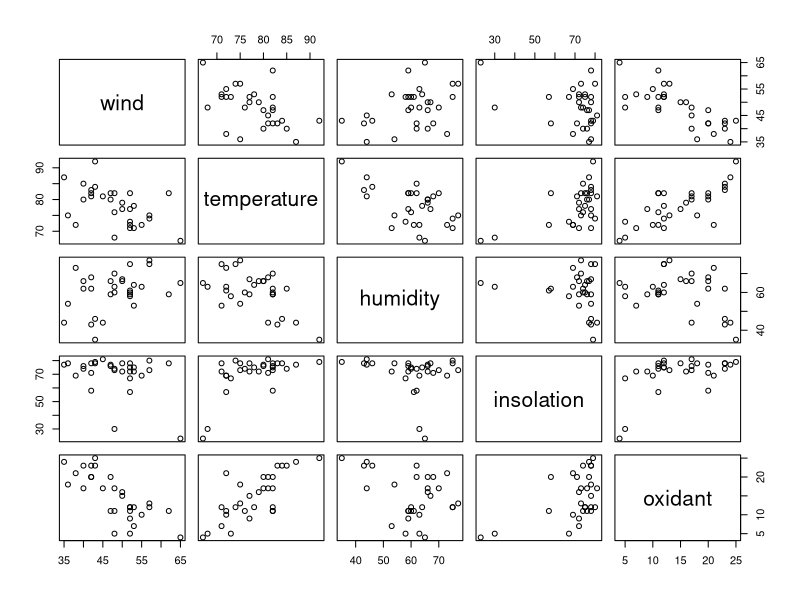
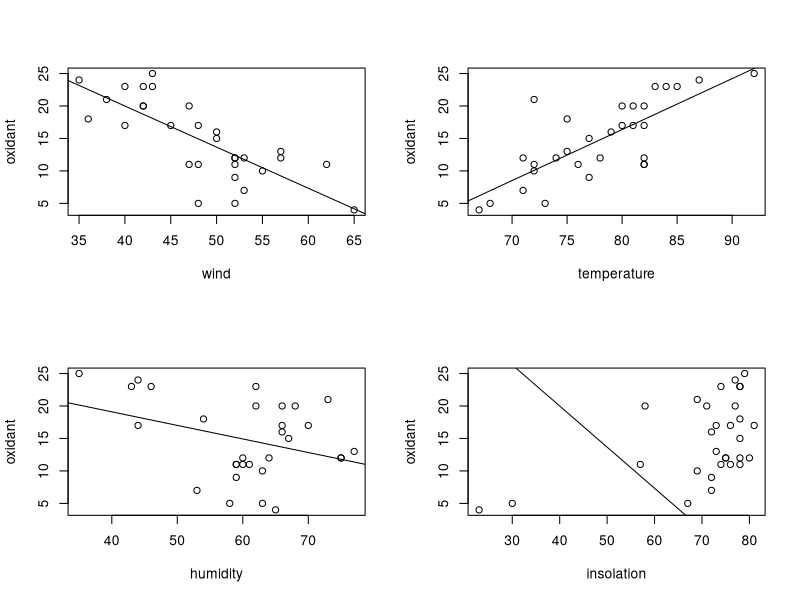
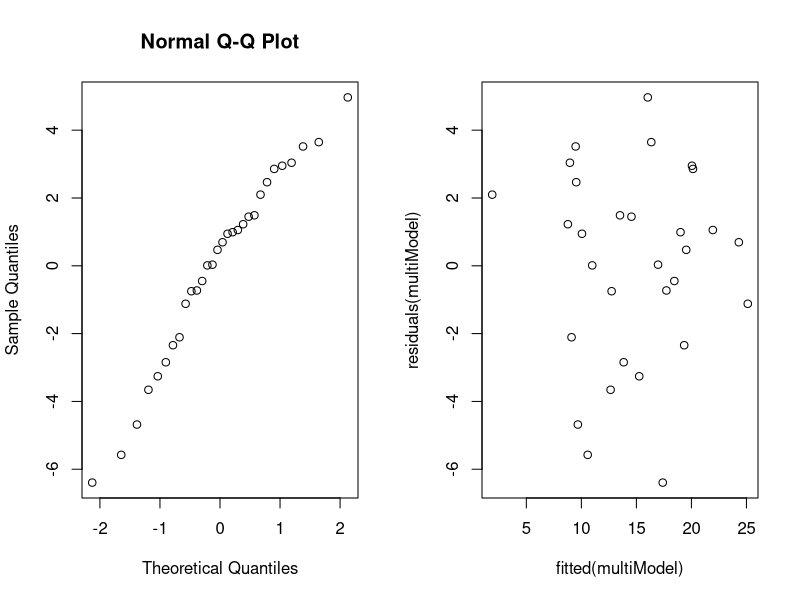
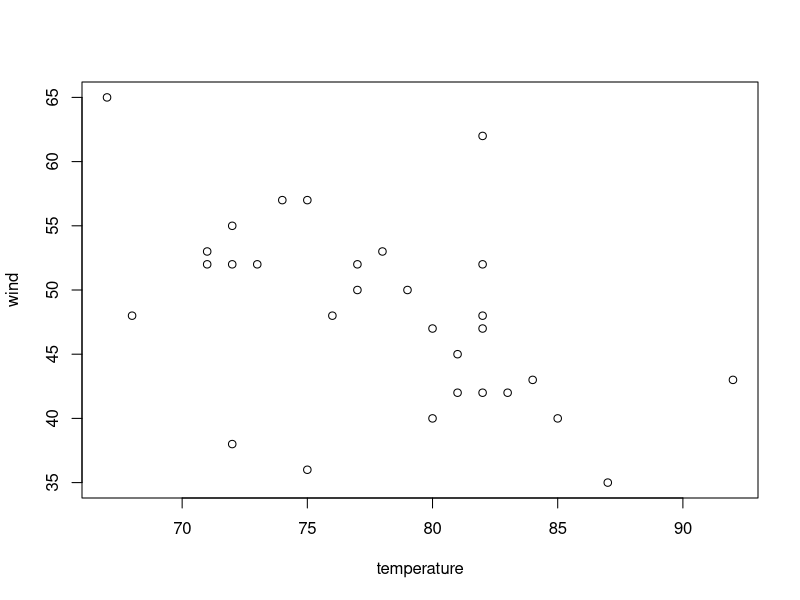

These charts were generated, in order, by the following R code:
## ---- chunk 1
knitr::opts_chunk$set(echo = TRUE)
## ---- chunk 2
airPollution = read.table("./data/airpollution.txt", header = TRUE)
pairs(~ wind + temperature + humidity + insolation + oxidant, data = airPollution)
## ---- chunk 3
model1 = lm(oxidant ~ wind, data = airPollution)
model2 = lm(oxidant ~ temperature, data = airPollution)
model3 = lm(oxidant ~ humidity, data = airPollution)
model4 = lm(oxidant ~ insolation, data = airPollution)

par(mfrow=c(2,2))
plot(oxidant ~ wind, data = airPollution); abline(model1)
plot(oxidant ~ temperature, data = airPollution); abline(model2)
plot(oxidant ~ humidity, data = airPollution); abline(model3)
plot(oxidant ~ insolation, data = airPollution); abline(model1)

sum1 = summary(model1)
sum2 = summary(model2)
sum3 = summary(model3)
sum4 = summary(model4)
## ---- chunk 4
stepUpModel1 = lm(oxidant ~ wind + temperature, data = airPollution)
stepUpSum1 = summary(stepUpModel1)
stepUpModel = lm(oxidant ~ wind + humidity, data = airPollution)
stepUpSum2 = summary(stepUpModel)
stepUpModel = lm(oxidant ~ wind + insolation, data = airPollution)
stepUpSum3 = summary(stepUpModel)
## ---- chunk 5
stepUpModel = lm(oxidant ~ wind + temperature + humidity, data = airPollution)
stepUpSum4 = summary(stepUpModel)
stepUpModel = lm(oxidant ~ wind + temperature + insolation, data = airPollution)
stepUpSum5 = summary(stepUpModel)
## ---- chunk 6
multiModel = lm(oxidant ~ wind + temperature + humidity + insolation, data = airPollution)
multiSum = summary(multiModel)
round(multiSum$coefficients, 6)
## ---- chunk 7
multiModel = lm(oxidant ~ wind + temperature + humidity, data = airPollution)
multiSum = summary(multiModel)
round(multiSum$coefficients, 6)
## ---- chunk 8
multiModel = lm(oxidant ~ wind + temperature, data = airPollution)
multiSum = summary(multiModel)
round(multiSum$coefficients, 6)
## ---- chunk 9
par(mfrow=c(1,2))
qqnorm(residuals(multiModel))
plot(fitted(multiModel), residuals(multiModel))
## ---- chunk 10
par(mfrow=c(1,1))
plot(wind ~ temperature, data = airPollution)

mdl = lm(wind ~ temperature, data = airPollution)
mdlsm = summary(mdl)
